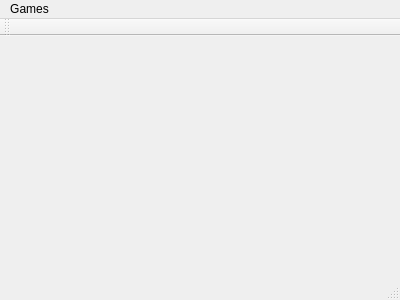
<?xml version="1.0" encoding="UTF-8"?>
<ui version="4.0">
 <class>MainWindow</class>
 <widget class="QMainWindow" name="MainWindow">
  <property name="geometry">
   <rect>
    <x>0</x>
    <y>0</y>
    <width>400</width>
    <height>300</height>
   </rect>
  </property>
  <property name="windowTitle">
   <string>MainWindow</string>
  </property>
  <widget class="QWidget" name="centralWidget"/>
  <widget class="QMenuBar" name="menuBar">
   <property name="geometry">
    <rect>
     <x>0</x>
     <y>0</y>
     <width>400</width>
     <height>19</height>
    </rect>
   </property>
   <widget class="QMenu" name="menuGames">
    <property name="title">
     <string>Games</string>
    </property>
    <widget class="QMenu" name="menuDraughts">
     <property name="title">
      <string>Draughts</string>
     </property>
     <addaction name="actionGameDraughtsBrazilian"/>
    </widget>
    <addaction name="menuDraughts"/>
   </widget>
   <addaction name="menuGames"/>
  </widget>
  <widget class="QToolBar" name="mainToolBar">
   <attribute name="toolBarArea">
    <enum>TopToolBarArea</enum>
   </attribute>
   <attribute name="toolBarBreak">
    <bool>false</bool>
   </attribute>
  </widget>
  <widget class="QStatusBar" name="statusBar"/>
  <action name="actionGameDraughtsBrazilian">
   <property name="text">
    <string>Brazilian</string>
   </property>
  </action>
 </widget>
 <layoutdefault spacing="6" margin="11"/>
 <resources/>
 <connections/>
</ui>
